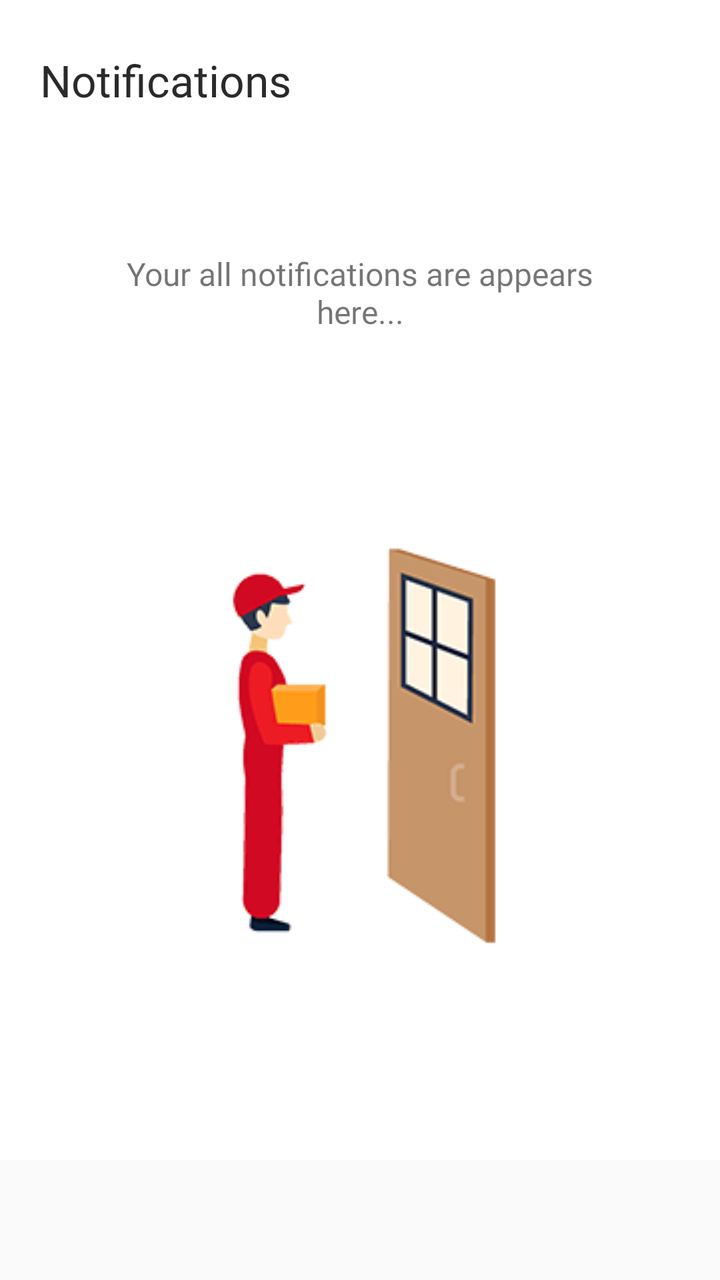
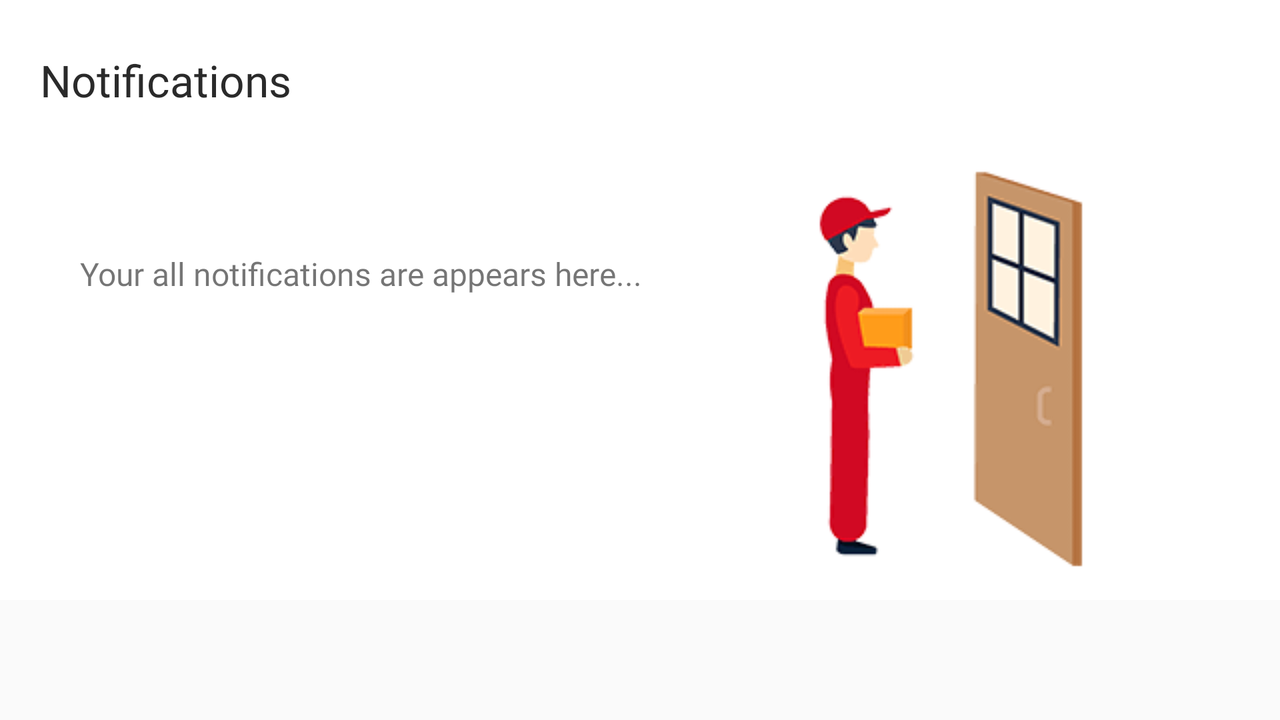

First picture: res/layout/ on a phone held upright. Second picture: the repository's own variant of that layout, on a device whose configuration matches the variant's folder. Source for both follows.
<!-- AndroidManifest.xml: application theme Theme.FineDeliver -->
<!-- res/layout/fragment_user_notifications.xml -->
<?xml version="1.0" encoding="utf-8"?>
<androidx.constraintlayout.widget.ConstraintLayout xmlns:android="http://schemas.android.com/apk/res/android"
    xmlns:tools="http://schemas.android.com/tools"
    android:layout_width="match_parent"
    android:layout_height="match_parent"
    android:layout_marginBottom="60dp"
    android:background="@color/white"
    xmlns:app="http://schemas.android.com/apk/res-auto"
    tools:context="dev.dileepabandara.finedeliver.User.UserNotificationsFragment">

    <RelativeLayout
        android:id="@+id/relativeLayout3"
        android:layout_width="match_parent"
        android:layout_height="60dp"
        android:layout_marginTop="10dp"
        app:layout_constraintEnd_toEndOf="parent"
        app:layout_constraintStart_toStartOf="parent"
        app:layout_constraintTop_toTopOf="parent">

        <TextView
            android:id="@+id/textView8"
            android:layout_width="wrap_content"
            android:layout_height="wrap_content"
            android:layout_alignParentStart="true"
            android:layout_centerVertical="true"
            android:layout_gravity="center"
            android:layout_marginStart="20dp"
            android:fontFamily="@font/open_sans_bold"
            android:text="Notifications"
            android:textColor="@color/fd_gray"
            android:textSize="22sp" />

    </RelativeLayout>

    <TextView
        android:id="@+id/textView25"
        android:layout_width="wrap_content"
        android:layout_height="wrap_content"
        android:layout_marginTop="56dp"
        android:fontFamily="@font/open_sans_bold"
        android:gravity="center"
        android:paddingStart="40dp"
        android:paddingEnd="40dp"
        android:text="@string/fd_notifications_s"
        android:textSize="16sp"
        app:layout_constraintEnd_toEndOf="parent"
        app:layout_constraintHorizontal_bias="0.0"
        app:layout_constraintStart_toStartOf="parent"
        app:layout_constraintTop_toBottomOf="@+id/relativeLayout3" />

    <ImageView
        android:id="@+id/imageView12"
        android:layout_width="wrap_content"
        android:layout_height="wrap_content"
        android:src="@drawable/img_notifications"
        app:layout_constraintBottom_toBottomOf="parent"
        app:layout_constraintEnd_toEndOf="parent"
        app:layout_constraintStart_toStartOf="parent"
        app:layout_constraintTop_toBottomOf="@+id/textView25" />

</androidx.constraintlayout.widget.ConstraintLayout>
<!-- resources referenced by this layout -->
<resources>
  <color name="fd_gray">#2A2A2A</color>
  <color name="white">#FFFFFFFF</color>
  <!-- drawable img_notifications: png bitmap (drawable, 4464 bytes) -->
  <string name="fd_notifications_s">Your all notifications are appears here...</string>
  <style name="Theme.FineDeliver" parent="Theme.MaterialComponents.Light.NoActionBar.Bridge">
          
          <item name="colorPrimary">@color/fd_gray</item>
          <item name="colorPrimaryVariant">@color/fd_red</item>
          <item name="colorOnPrimary">@color/white</item>
          
          <item name="colorSecondary">@color/teal_200</item>
          <item name="colorSecondaryVariant">@color/teal_700</item>
          <item name="colorOnSecondary">@color/black</item>
          
          <item name="android:statusBarColor" tools:targetApi="l">?attr/colorPrimary</item>
          
      </style>
  <color name="fd_red">#D22F33</color>
  <color name="teal_200">#FF03DAC5</color>
  <color name="teal_700">#FF018786</color>
  <color name="black">#FF000000</color>
</resources>
<!-- res/layout-land/fragment_user_notifications.xml (the repository's variant of the layout above) -->
<!-- drawn on the phone turned sideways -->
<?xml version="1.0" encoding="utf-8"?>
<androidx.constraintlayout.widget.ConstraintLayout xmlns:android="http://schemas.android.com/apk/res/android"
    xmlns:tools="http://schemas.android.com/tools"
    android:layout_width="match_parent"
    android:layout_height="match_parent"
    android:layout_marginBottom="60dp"
    android:background="@color/white"
    xmlns:app="http://schemas.android.com/apk/res-auto"
    tools:context="dev.dileepabandara.finedeliver.User.UserNotificationsFragment">

    <RelativeLayout
        android:id="@+id/relativeLayout3"
        android:layout_width="match_parent"
        android:layout_height="60dp"
        android:layout_marginTop="10dp"
        app:layout_constraintEnd_toEndOf="parent"
        app:layout_constraintStart_toStartOf="parent"
        app:layout_constraintTop_toTopOf="parent">

        <TextView
            android:id="@+id/textView8"
            android:layout_width="wrap_content"
            android:layout_height="wrap_content"
            android:layout_alignParentStart="true"
            android:layout_centerVertical="true"
            android:layout_gravity="center"
            android:layout_marginStart="20dp"
            android:fontFamily="@font/open_sans_bold"
            android:text="Notifications"
            android:textColor="@color/fd_gray"
            android:textSize="22sp" />

    </RelativeLayout>

    <TextView
        android:id="@+id/textView25"
        android:layout_width="wrap_content"
        android:layout_height="wrap_content"
        android:layout_marginTop="56dp"
        android:fontFamily="@font/open_sans_bold"
        android:gravity="center"
        android:paddingStart="40dp"
        android:paddingEnd="40dp"
        android:text="@string/fd_notifications_s"
        android:textSize="16sp"
        app:layout_constraintEnd_toEndOf="parent"
        app:layout_constraintHorizontal_bias="0.0"
        app:layout_constraintStart_toStartOf="parent"
        app:layout_constraintTop_toBottomOf="@+id/relativeLayout3" />

    <ImageView
        android:id="@+id/imageView12"
        android:layout_width="wrap_content"
        android:layout_height="wrap_content"
        android:src="@drawable/img_notifications"
        app:layout_constraintBottom_toBottomOf="parent"
        app:layout_constraintEnd_toEndOf="parent"
        app:layout_constraintHorizontal_bias="0.842"
        app:layout_constraintStart_toStartOf="parent"
        app:layout_constraintTop_toBottomOf="@+id/relativeLayout3" />

</androidx.constraintlayout.widget.ConstraintLayout>
